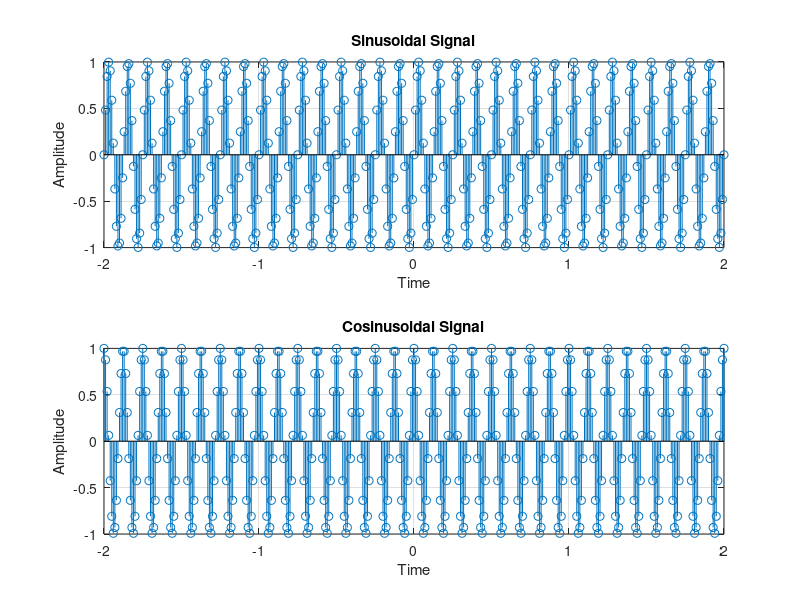

This figure's MATLAB source:
%a

% Define the time range
t = -2:0.01:2;

% Define the exponential signal
n = t;
x = exp(n);

% Plot the exponential signal using stem
stem(t, x)
title('Exponential Signal: e^n')
xlabel('Time')
ylabel('Amplitude')
grid on

%b

% Define the time range
t = -2:0.01:2;

% Define the unit ramp signal
x = t.*(t >= 0);

% Plot the unit ramp signal using stem
stem(t, x)
title('Unit Ramp Signal')
xlabel('Time')
ylabel('Amplitude')
grid on

%c

% Define the time range
t = -2:0.01:2;

% Initialize the unit sample signal
x = zeros(size(t));

% Find the index of t=0
index = find(t == 0);

% Set the unit sample value at t=0
x(index) = 1;

% Plot the unit sample signal
stem(t, x)
title('Unit Sample Signal')
xlabel('Time')
ylabel('Amplitude')
grid on

%d

% Define the time range
t = -2:0.01:2;

% Initialize the unit step signal
x = zeros(size(t));

% Find the indices where t is greater than or equal to 0
indices = find(t >= 0);

% Set the unit step value for indices >= 0
x(indices) = 1;

% Plot the unit step signal
stem(t, x)
title('Unit Step Signal')
xlabel('Time')
ylabel('Amplitude')
ylim([-0.1, 1.1]) % Set y-axis limits to clearly show the step
grid on

%e

% Define the time range
t = -2:0.01:2;

% Define the time period and phase
T = 0.125; % Time period in seconds
phase = 0; % Phase in degrees

% Calculate the angular frequency
omega = (2*pi) / T;

% Calculate the sinusoidal signal
sinusoidal_signal = sin(omega*t + deg2rad(phase));
cosinusoidal_signal = cos(omega*t + deg2rad(phase));

% Plot the sinusoidal signal
subplot(2, 1, 1)
stem(t, sinusoidal_signal)
title('Sinusoidal Signal')
xlabel('Time')
ylabel('Amplitude')
grid on

% Plot the cosinusoidal signal
subplot(2, 1, 2)
stem(t, cosinusoidal_signal)
title('Cosinusoidal Signal')
xlabel('Time')
ylabel('Amplitude')
grid on


